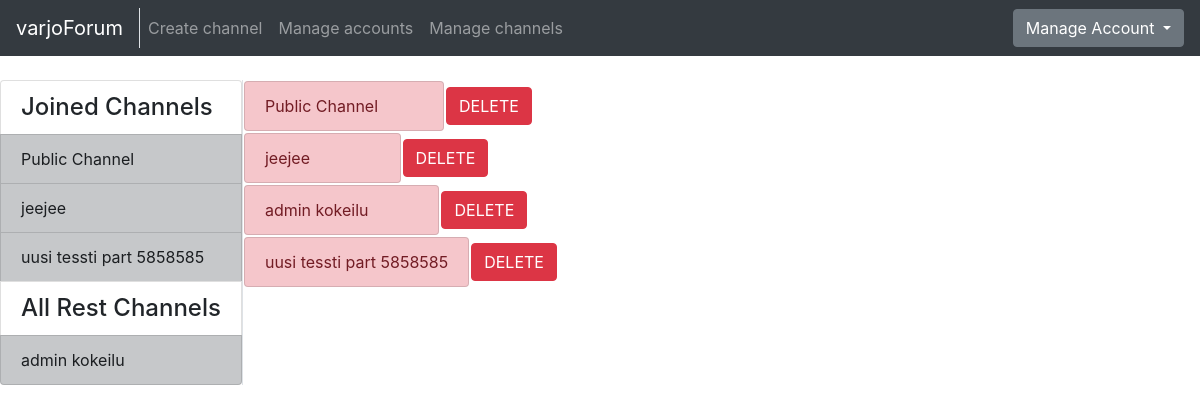
The page /channel/manage/ (signed in) on the database as committed earlier.
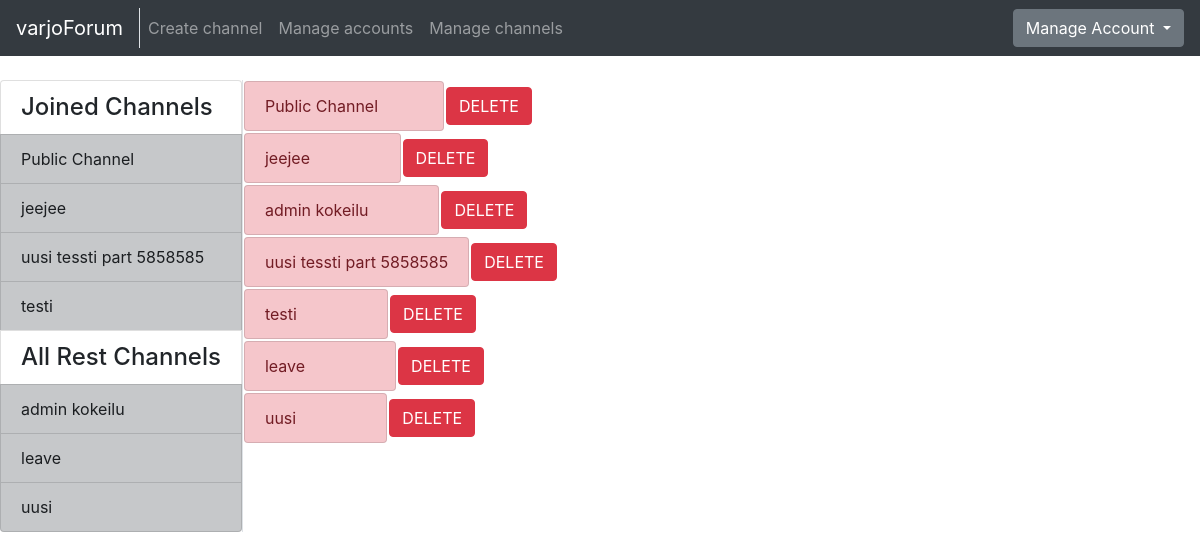
The same page on the database as committed later.
### application/channels/models.py (models this page shows, shortened)
class Channel(Base):
    name = db.Column(db.String(144), nullable=False)
    introduction = db.Column(db.Text, nullable=False)
    master_id = db.Column(db.Integer, nullable=False)
    messages = db.relationship("Message", backref='Channel', lazy=True)
    accounts = db.relationship('Account', secondary=accounts, lazy='subquery',
        backref=db.backref('channels', lazy=True))
    @staticmethod
    def get_my_channels(account_id):
        stmt = text("SELECT Channel.id, Channel.name"
                    " FROM Channel, Account, Accounts"
                    " WHERE Channel.id = Accounts.channel_id"
                    " AND Account.id = Accounts.account_id"
                    " AND Account.id = :account_id").params(account_id=account_id)
        res = db.engine.execute(stmt)
        response = []
        for row in res:
            response.append({"channel_id":row[0], "channel_name":row[1]})
        return response
    @staticmethod
    def get_channels_where_not_in(account_id):
        stmt = text("SELECT channel.id, channel.name"
                    " FROM Channel"
                    " WHERE Channel.id NOT IN ("
                        " SELECT Channel.id"
                            " FROM Channel, Account, Accounts"
                            " WHERE Channel.id = Accounts.channel_id"
                            " AND Account.id = Accounts.account_id"
                            " AND Account.id = :account_id"
                    " )").params(account_id=account_id)
        res = db.engine.execute(stmt)
        response = []
        for row in res:
            response.append({"id":row[0], "name":row[1]})
        return response

### application/channels/views.py (the view)
@app.route("/channel/manage/", methods=["GET"])
@login_required
def channel_manager():
    return render_template("channels/manager.html", channels = Channel.query.all(),
        my_channels=Channel.get_my_channels(current_user.id),
        all_channels=Channel.get_channels_where_not_in(current_user.id))

### application/__init__.py (called while the page is built)
@login_manager.user_loader
def load_user(account_id):
  return Account.query.get(account_id)

### application/templates/channels/manager.html
{% extends "layout.html" %}
{% block body %}
<div class="row">
  <ul class="list-group">
    {% for channel in channels %}
    <table>
      <tr>
        <td><li class="list-group-item list-group-item-danger">{{ channel.name }}</li></td>
        <td>
          <form action="{{ url_for('delete_channel', channel_id=channel.id) }}" method="POST">
            <button type="submit" class="btn btn-danger" >DELETE</button>
          </form>
        </td>
      </tr>
    </table>
    {% endfor %}
  </ul>
</div>
{% endblock %}

### application/templates/layout.html (shortened to what this page needs)
<!DOCTYPE html>
  <html>
    <head>
      <link rel="stylesheet" href="https://maxcdn.bootstrapcdn.com/bootstrap/4.0.0/css/bootstrap.min.css">
    </head>
    <body>
      <nav class="navbar navbar-expand-md navbar-dark bg-dark mb-4">
        <div class="border-right">
          <a class="navbar-brand" href="{{ url_for('index') }}">varjoForum</a>
        </div>
        <div class="collapse navbar-collapse" id="navbarCollapse">
          <ul class="navbar-nav mr-auto">
            {% if current_user.is_authenticated %}
              <li class="nav-item">
                <a class="nav-link" href="{{ url_for('channel_form') }}">Create channel</a>
              </li>
            {% endif %}
            {% if current_user.admin == True %}
              <li class="nav-item">
                <a class="nav-link" href="{{ url_for('account_list') }}">Manage accounts</a>
              </li>
              <li class="nav-item">
                <a href="{{ url_for('channel_manager') }}" class="nav-link">Manage channels</a>
              </li>
            {% endif %}
          </ul>
            <div class="btn-group">
              <button type="button" class="btn btn-secondary dropdown-toggle" data-toggle="dropdown" aria-haspopup="true" aria-expanded="false">
                {% if current_user.is_authenticated %}
                  Manage Account
                {% else %}
                  Login
                {% endif %}
              </button>
            </div>
        </div>
      </nav>
      <div class="container-fluid" >
        <div class="row">
            <div class="border-right">
              <div class="col-sx" >
                <div style="float: left">
                  <div class="list-group">
                  {% if current_user.is_authenticated %}
                    {% if my_channels %}
                    <h4 class="list-group-item">Joined Channels</h4>
                    {% endif %}
                    {% for my_channel in my_channels %}
                        <a href="{{ url_for('one_channel_index', channel_id=my_channel.channel_id, sort='first') }}"
                            class="list-group-item list-group-item-action list-group-item-dark">
                        {{ my_channel.channel_name }}
                        </a>
                    {% endfor %}
                    <h4 class="list-group-item">All Rest Channels</h4>
                {% else %}
                {% if all_channels %}
                <h4 class="list-group-item">All Channels</h4>
                {% endif %}
                {% endif %}
                {% for channel in all_channels %}
                <a href="{{ url_for('one_channel_index', channel_id=channel.id, sort='first') }}"
                    class="list-group-item list-group-item-action list-group-item-dark">
                  {{ channel.name }}
                </a>
                {% endfor %}
              </div>
              </div>
              </div>
          </div>
          <div class="col">
            {% block body %}{% endblock %}
          </div>
        </div>
    </body>
  </html>

Rows that differ between the two databases and show on the page:
added Channel: channel_name "testi", name "testi"
added Channel: name "leave"
added Channel: name "uusi"
